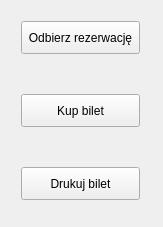
<?xml version="1.0" encoding="UTF-8"?>
<ui version="4.0">
 <class>Panel_Biletomat</class>
 <widget class="QMainWindow" name="Panel_Biletomat">
  <property name="geometry">
   <rect>
    <x>0</x>
    <y>0</y>
    <width>163</width>
    <height>227</height>
   </rect>
  </property>
  <property name="sizePolicy">
   <sizepolicy hsizetype="Fixed" vsizetype="Fixed">
    <horstretch>0</horstretch>
    <verstretch>0</verstretch>
   </sizepolicy>
  </property>
  <property name="windowTitle">
   <string>Panel główny</string>
  </property>
  <widget class="QWidget" name="centralWidget">
   <widget class="QWidget" name="layoutWidget">
    <property name="geometry">
     <rect>
      <x>10</x>
      <y>10</y>
      <width>141</width>
      <height>201</height>
     </rect>
    </property>
    <layout class="QVBoxLayout" name="verticalLayout">
     <property name="spacing">
      <number>40</number>
     </property>
     <item>
      <widget class="QPushButton" name="rezerwacjaButton">
       <property name="sizePolicy">
        <sizepolicy hsizetype="Minimum" vsizetype="Preferred">
         <horstretch>0</horstretch>
         <verstretch>0</verstretch>
        </sizepolicy>
       </property>
       <property name="text">
        <string>Odbierz rezerwację</string>
       </property>
      </widget>
     </item>
     <item>
      <widget class="QPushButton" name="sprzedazButton">
       <property name="sizePolicy">
        <sizepolicy hsizetype="Minimum" vsizetype="Preferred">
         <horstretch>0</horstretch>
         <verstretch>0</verstretch>
        </sizepolicy>
       </property>
       <property name="text">
        <string>Kup bilet</string>
       </property>
      </widget>
     </item>
     <item>
      <widget class="QPushButton" name="drukowanieButton">
       <property name="sizePolicy">
        <sizepolicy hsizetype="Minimum" vsizetype="Preferred">
         <horstretch>0</horstretch>
         <verstretch>0</verstretch>
        </sizepolicy>
       </property>
       <property name="text">
        <string>Drukuj bilet</string>
       </property>
      </widget>
     </item>
    </layout>
   </widget>
  </widget>
 </widget>
 <layoutdefault spacing="6" margin="11"/>
 <resources/>
 <connections/>
</ui>
